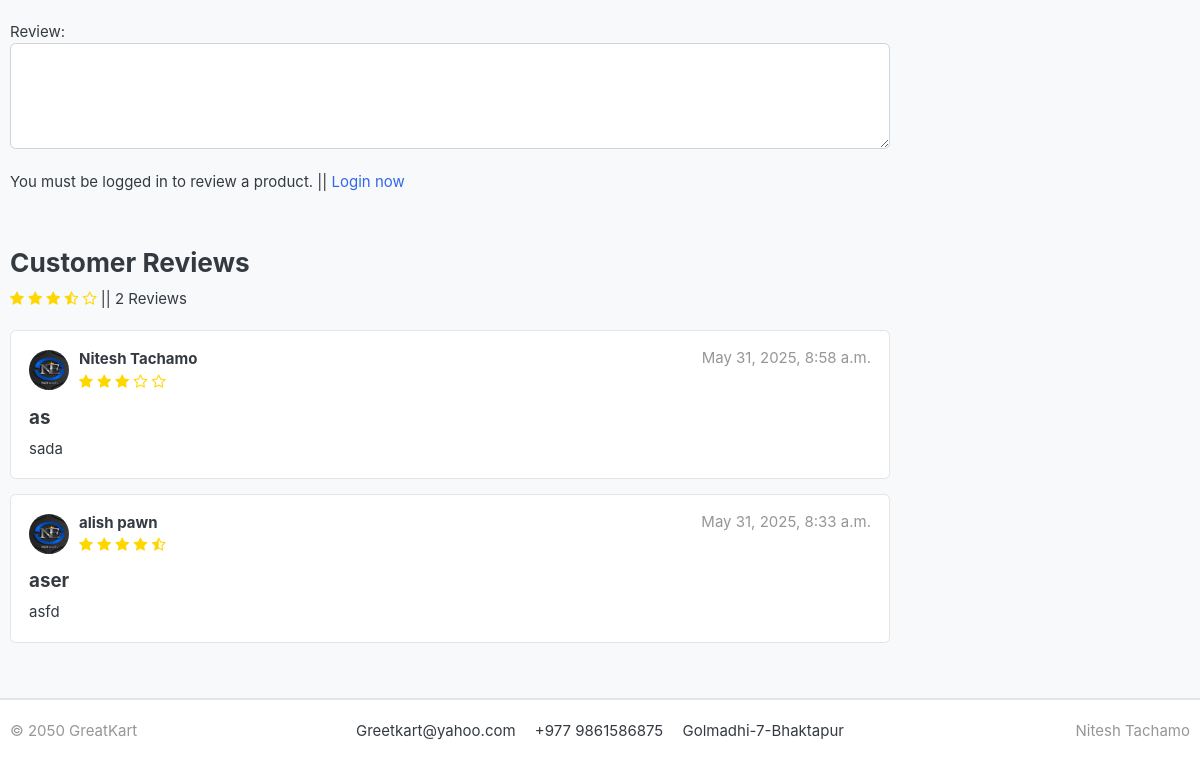
Page /store/category/shoes/jordan/ (lower part) on the earlier database version.
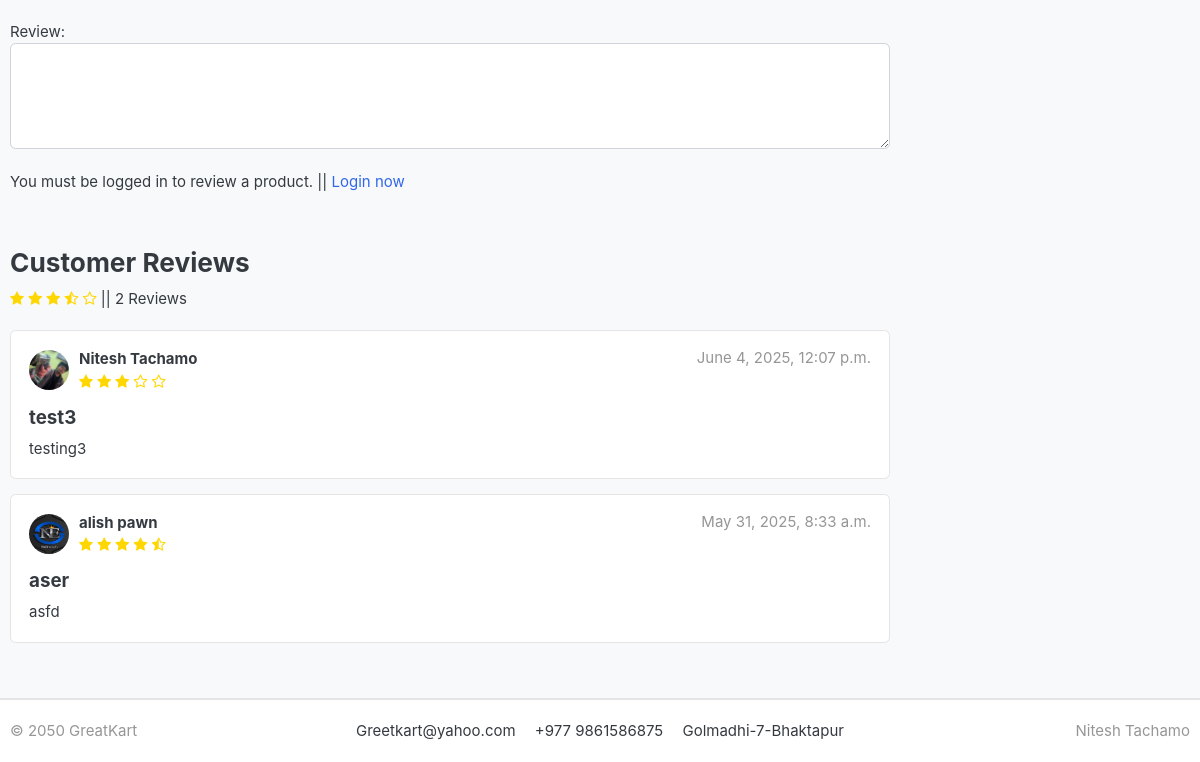
Same page on the later database version.
### store/models.py (models this page shows, shortened)
class ReviewRating(models.Model):
    product=models.ForeignKey(Product,on_delete=models.CASCADE)
    user=models.ForeignKey(Account,on_delete=models.CASCADE)
    subject=models.CharField(max_length=100,blank=True)
    review=models.TextField(max_length=500,blank=True)
    rating=models.FloatField()
    ip=models.CharField(max_length=20,blank=True)
    status=models.BooleanField(default=False)
    created_at=models.DateTimeField(auto_now_add=True)
    updated_at=models.DateTimeField(auto_now=True)

### accounts/models.py (models this page shows, shortened)
class UserProfile(models.Model):
    user=models.OneToOneField(Account,on_delete=models.CASCADE)
    address_line_1=models.CharField(max_length=200,blank=True)
    address_line_2=models.CharField(max_length=200,blank=True)
    profile_picture = models.ImageField(blank=True, upload_to="userprofile/")
    city=models.CharField(blank=True,max_length=20)
    state=models.CharField(blank=True,max_length=20)
    country=models.CharField(blank=True,max_length=20)

class Account(AbstractBaseUser):
    first_name=models.CharField(max_length=50)
    last_name=models.CharField(max_length=50)
    username=models.CharField(max_length=50,unique=True)
    email=models.EmailField(max_length=100,unique=True)
    phone_number=models.CharField(max_length=50)
    date_joined=models.DateTimeField(auto_now_add=True)
    last_login=models.DateTimeField(auto_now_add=True)
    is_admin =models.BooleanField(default=False)
    is_staff =models.BooleanField(default=False)
    is_active =models.BooleanField(default=False)
    is_superadmin =models.BooleanField(default=False)
    USERNAME_FIELD='email'
    REQUIRED_FIELDS=['username','first_name','last_name']
    objects=MyAccountManager()
    def full_name(self):
        return f'{self.first_name} {self.last_name}'

### store/views.py (the view)
# urls.py: path('category/<slug:category_slug>/<slug:product_slug>/', views.product_detail, name='product_detail'),
def product_detail(request, category_slug, product_slug):
    try:
        single_product = Product.objects.get(category__slug=category_slug, slug=product_slug)
        in_cart = CartItem.objects.filter(cart__cart_id=_cart_id(request), product=single_product).exists()
    except Exception as e:
        raise e
    if request.user.is_authenticated:
        orderproduct = OrderProduct.objects.filter(user=request.user, product_id=single_product.id).exists()
    else:
        orderproduct = None
    reviews = ReviewRating.objects.filter(product_id=single_product.id, status=True)
    product_gallery = ProductGalary.objects.filter(product_id=single_product.id)
    color_variations = Variation.objects.filter(product=single_product, variation_category='color', is_active=True)
    size_variations = Variation.objects.filter(product=single_product, variation_category='size', is_active=True)
    context = {
        'single_product': single_product,
        'in_cart': in_cart,
        'orderproduct': orderproduct,
        'reviews': reviews,
        'product_gallery': product_gallery,
        'colors': color_variations,  # ✅ Added
        'sizes': size_variations,    # ✅ Added
    }
    return render(request, 'store/product_detail.html', context)

### carts/context_processors.py (called while the page is built)
def counter(request):
    cart_count=0
    if 'admin' in request.path:
        return{}
    else:
        try:
            cart=Cart.objects.filter(cart_id=_cart_id(request))
            if request.user.is_authenticated:
                cart_items=CartItem.objects.all().filter(user=request.user)
            else:
                cart_items=CartItem.objects.all().filter(cart=cart[:1])
            for cart_item in cart_items:
                cart_count += cart_item.quantity
        except Cart.DoesNotExist:
            cart_count=0
    return dict(cart_count=cart_count)

### carts/views.py (called while the page is built)
def _cart_id(request):
    cart = request.session.session_key
    if not cart:
        cart = request.session.create()
    return cart

### category/context_processors.py (called while the page is built)
def menu_links(request):
    links = Category.objects.all()
    return dict(links=links)

### category/models.py (called while the page is built)
    def get_url(self):
        return reverse('products_by_category', args=[self.slug])

### store/models.py (called while the page is built)
    def averageReview(self):
        reviews = ReviewRating.objects.filter(product=self, status=True).aggregate(average=Avg('rating'))
        avg = 0
        if reviews['average'] is not None:
            avg = float(reviews['average'])
        return avg

### templates/store/product_detail.html (shortened to what this page needs)
{% extends 'base.html' %}
{% load static %}
{% block content %}
<section class="section-content padding-y bg">
  <div class="container">
    <br />
    <div class="row">
      <div class="col-md-9">
        <form action="{% url 'submit_review' single_product.id %}" method="POST">
          <label>How do you rate this product?</label><br>
          <br>
          <br>
          Review:
          <textarea name="review" class="form-control" rows="4"></textarea>
          <br>
          {% if user.is_authenticated %}
            {% if orderproduct %}
              <input type="submit" value="Submit Review" class="btn btn-primary">
            {% else %}
              <p>You must purchase this product to review.</p>
            {% endif %}
          {% else %}
            <p>You must be logged in to review a product. ||
              <span><a href="{% url 'login' %}">Login now</a></span>
            </p>
          {% endif %}
          <br>
        </form>
        <header class="section-heading">
      <h3>Customer Reviews</h3>
    <div class="rating-star">
      <span>
        <i class="fa {% if single_product.averageReview >= 1 %}fa-star{% elif single_product.averageReview >= 0.5 %}fa-star-half-o{% else %}fa-star-o{% endif %}" aria-hidden="true"></i>
        <i class="fa {% if single_product.averageReview >= 2 %}fa-star{% elif single_product.averageReview >= 1.5 %}fa-star-half-o{% else %}fa-star-o{% endif %}" aria-hidden="true"></i>
        <i class="fa {% if single_product.averageReview >= 3 %}fa-star{% elif single_product.averageReview >= 2.5 %}fa-star-half-o{% else %}fa-star-o{% endif %}" aria-hidden="true"></i>
        <i class="fa {% if single_product.averageReview >= 4 %}fa-star{% elif single_product.averageReview >= 3.5 %}fa-star-half-o{% else %}fa-star-o{% endif %}" aria-hidden="true"></i>
        <i class="fa {% if single_product.averageReview >= 5 %}fa-star{% elif single_product.averageReview >= 4.5 %}fa-star-half-o{% else %}fa-star-o{% endif %}" aria-hidden="true"></i>
        || <span>{{single_product.countReview}} Reviews</span>
      </span>
    </div>
        </header>
    {% for review in reviews %}
    <article class="box mb-3">
      <div class="icontext w-100">
        <img
      src="{% if review.user.userprofile.profile_picture %}{{ review.user.userprofile.profile_picture.url }}{% else %}{% static 'images/avatars/avatar1.jpg' %}{% endif %}"
      class="img-xs icon rounded-circle"
      alt="Customer Avatar"
    />
        <div class="text">
          <span class="date text-muted float-md-right">{{review.updated_at}}</span>
          <h6 class="mb-1">{{review.user.full_name}}</h6>
        <div class="rating-star">
          <span>
            <i class="fa {% if review.rating >= 1 %}fa-star{% elif review.rating >= 0.5 %}fa-star-half-o{% else %}fa-star-o{% endif %}" aria-hidden="true"></i>
            <i class="fa {% if review.rating >= 2 %}fa-star{% elif review.rating >= 1.5 %}fa-star-half-o{% else %}fa-star-o{% endif %}" aria-hidden="true"></i>
            <i class="fa {% if review.rating >= 3 %}fa-star{% elif review.rating >= 2.5 %}fa-star-half-o{% else %}fa-star-o{% endif %}" aria-hidden="true"></i>
            <i class="fa {% if review.rating >= 4 %}fa-star{% elif review.rating >= 3.5 %}fa-star-half-o{% else %}fa-star-o{% endif %}" aria-hidden="true"></i>
            <i class="fa {% if review.rating >= 5 %}fa-star{% elif review.rating >= 4.5 %}fa-star-half-o{% else %}fa-star-o{% endif %}" aria-hidden="true"></i>
          </span>
        </div>
        </div>
      </div>
      <div class="mt-3">
        <h5>{{review.subject}}</h5>
        <p>
          {{review.review}}
        </p>
      </div>
    </article>
    {% endfor %}
  </div>
</div>
  </div>
</section>
{% endblock %}

Differences in the rows shown:
changed ReviewRating "Nitesh Tachamo": user.profile_picture: a different picture; updated_at "May 31, 2025, 8:58 a.m." → "June 4, 2025, 12:07 p.m."; subject "as" → "test3"; review "sada" → "testing3"
